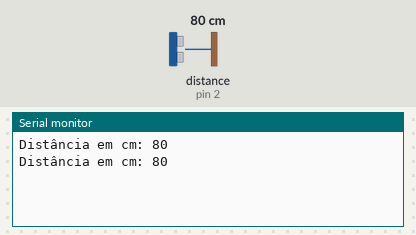
Recording of a sketch running on a simulated Arduino Uno, built with avr-gcc and run on an emulated ATmega328P. On the bench: the last lines printed to the serial monitor. Wiring (inferred from the names in the program): ultrasonic range finder: trigger pin 3; echo pin 2. Inputs (shaded band) come from the test bench; at power-on: distance to the obstacle (sensor on pin 2) 80 cm. The echo pulse lasts 58.3 µs per cm.

Above: at 5.8 s.
5.9 s: distance to the obstacle (sensor on pin 2) set to 2 cm
At 10.6 s:
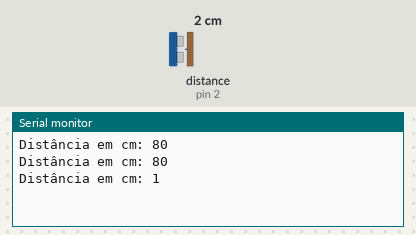
11.9 s: distance to the obstacle (sensor on pin 2) set to 4 cm
At 15.6 s:
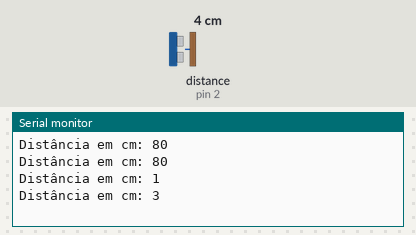
Timing chart, 0 to 17.1 s (numbered marks = the images above; inputs shaded):
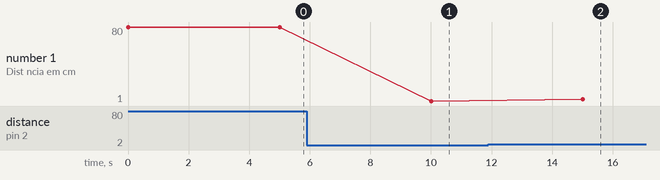

The sketch:

sketch.ino
```cpp
#define PIN_TRIG 3
#define PIN_ECHO 2

void setup() {
  Serial.begin(115200);
  pinMode(PIN_TRIG, OUTPUT); //envia informação para o sensor para ele produzir a onda ultrassonica e realizar a mediçao
  pinMode(PIN_ECHO, INPUT); //Recebe a medição da distancia (sera uma entrada no nosso sistema)
}

void loop() {
  digitalWrite(PIN_TRIG, HIGH); //inicia a transmissao do sinal do trigger
  delayMicroseconds(10);
  digitalWrite(PIN_TRIG, LOW);  //desliga o trigger para fazer a leitura do retorna da onda produzida pelo sinal do trigger, senao ele nao para de enviar sinal

  int distance = pulseIn(PIN_ECHO, HIGH); //pulseIn() é usado para medir o tempo que o sinal ultrassônico levou para ir e voltar após refletir em um obstáculo.
  Serial.print("Distância em cm: ");
  Serial.println(distance/58); //segundo a documentaçao do sensor

  delay(5000);//delay de 5 segundos para fazer uma nova leitura
}
```

Measured:
- after the input at 5.9 s, the serial monitor: prints a new line after 4.1 s (image 1)
- after the input at 11.9 s, the serial monitor: prints a new line after 3.1 s (image 2)
- plotted number 1: 80 → 1 after the input at 5.9 s, 1 → 3 after the input at 11.9 s
